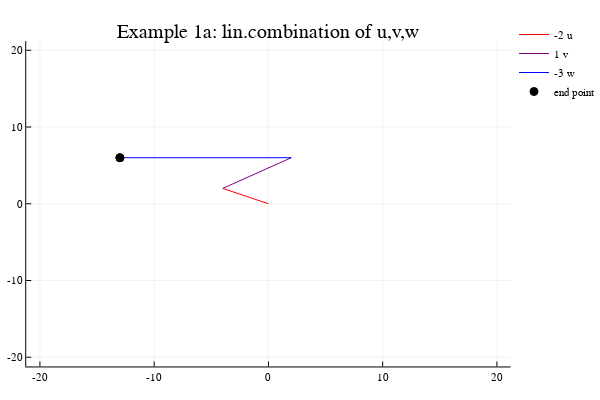

The notebook cell saved with this chart:
### Markdown cell above
## Example 1a.  Plot possible linear combinations using three vectors in $\mathbb{R}^2$

Here, random integer weights ($a_1,a_2$ and $a_3$) between -3 and 3 for the three vectors are chosen.

To see a different randomly generated linear combination, select the following cell by single-clicking anywhere in the gray code area.  Then hit the "Run" button.

### Code cell
# Example 1a
using Plots
plotly()

u=[2,-1]; v=[6,4]; w=[5,0];


a1=rand(-5:5); a2=rand(-3:3); a3=rand(-3:3);
U=u*a1; V=v*a2; W=w*a3;

while abs(U[1]+V[1]+W[1])>20 || abs(U[2]+V[2]+W[2])>20
   a1=rand(-5:5)
    a2=rand(-3:3)
    a3=rand(-3:3)
    U=u*a1 
    V=v*a2
    W=w*a3 
end

xu=[0,U[1]];
yu=[0,U[2]];
plot(xu,yu, title="Example 1a: lin.combination of u,v,w", label="$a1 u", linecolor="red",lims=[-20,20])

xv=[U[1],U[1]+V[1]];
yv=[U[2],U[2]+V[2]];
plot!(xv,yv, linecolor="purple", label="$a2 v")

xw=[U[1]+V[1],U[1]+V[1]+W[1]];
yw=[U[2]+V[2],U[2]+V[2]+W[2]];
plot!(xw,yw, linecolor="blue", label="$a3 w")
scatter!([U[1]+V[1]+W[1], U[1]+V[1]+W[1]],[U[2]+V[2]+W[2],U[2]+V[2]+W[2]], markercolor="black", label="end point")

### Figure 1 — Plotly figure (JSON) as saved in the notebook; plotly's stock layout.template omitted (floating-point values rounded to 4 significant figures)
{"data": [{"colorbar": {"title": ""}, "hoverinfo": "text", "legendgroup": "-2 u", "line": {"color": "rgba(255, 0, 0, 1.000)", "dash": "solid", "shape": "linear", "width": 1}, "mode": "lines", "name": "-2 u", "showlegend": true, "text": [null, null], "type": "scatter", "x": [0, -4], "xaxis": "x1", "y": [0, 2], "yaxis": "y1", "zmax": 0.1, "zmin": -0.1}, {"colorbar": {"title": ""}, "hoverinfo": "text", "legendgroup": "1 v", "line": {"color": "rgba(128, 0, 128, 1.000)", "dash": "solid", "shape": "linear", "width": 1}, "mode": "lines", "name": "1 v", "showlegend": true, "text": [null, null], "type": "scatter", "x": [-4, 2], "xaxis": "x1", "y": [2, 6], "yaxis": "y1", "zmax": 0.1, "zmin": -0.1}, {"colorbar": {"title": ""}, "hoverinfo": "text", "legendgroup": "-3 w", "line": {"color": "rgba(0, 0, 255, 1.000)", "dash": "solid", "shape": "linear", "width": 1}, "mode": "lines", "name": "-3 w", "showlegend": true, "text": [null, null], "type": "scatter", "x": [2, -13], "xaxis": "x1", "y": [6, 6], "yaxis": "y1", "zmax": 0.1, "zmin": -0.1}, {"colorbar": {"title": ""}, "hoverinfo": "text", "legendgroup": "end point", "marker": {"color": "rgba(0, 0, 0, 1.000)", "line": {"color": "rgba(0, 0, 0, 1.000)", "width": 1}, "size": 8, "symbol": "circle"}, "mode": "markers", "name": "end point", "showlegend": true, "text": [null, null], "type": "scatter", "x": [-13, -13], "xaxis": "x1", "y": [6, 6], "yaxis": "y1", "zmax": 0.1, "zmin": -0.1}], "layout": {"annotations": [{"font": {"color": "rgba(0, 0, 0, 1.000)", "family": "sans-serif", "size": 20}, "rotation": 0, "showarrow": false, "text": "Example 1a: lin.combination of u,v,w", "x": 0.5222, "xanchor": "center", "xref": "paper", "y": 1, "yanchor": "top", "yref": "paper"}], "height": 400, "legend": {"bgcolor": "rgba(255, 255, 255, 1.000)", "bordercolor": "rgba(0, 0, 0, 1.000)", "font": {"color": "rgba(0, 0, 0, 1.000)", "family": "sans-serif", "size": 11}, "tracegroupgap": 0, "x": 1, "y": 1}, "margin": {"b": 20, "l": 0, "r": 0, "t": 20}, "paper_bgcolor": "rgba(255, 255, 255, 1.000)", "plot_bgcolor": "rgba(255, 255, 255, 1.000)", "showlegend": true, "width": 600, "xaxis": {"anchor": "y1", "domain": [0.05101, 0.9934], "gridcolor": "rgba(0, 0, 0, 0.100)", "gridwidth": 0.5, "linecolor": "rgba(0, 0, 0, 1.000)", "mirror": false, "range": [-21.2, 21.2], "showgrid": true, "showline": true, "showticklabels": true, "tickangle": 0, "tickcolor": "rgb(0, 0, 0)", "tickfont": {"color": "rgba(0, 0, 0, 1.000)", "family": "sans-serif", "size": 11}, "tickmode": "array", "ticks": "inside", "ticktext": ["-20", "-10", "0", "10", "20"], "tickvals": [-20, -10, 0, 10, 20], "title": "", "titlefont": {"color": "rgba(0, 0, 0, 1.000)", "family": "sans-serif", "size": 15}, "type": "-", "visible": true, "zeroline": false, "zerolinecolor": "rgba(0, 0, 0, 1.000)"}, "yaxis": {"anchor": "x1", "domain": [0.03762, 0.9415], "gridcolor": "rgba(0, 0, 0, 0.100)", "gridwidth": 0.5, "linecolor": "rgba(0, 0, 0, 1.000)", "mirror": false, "range": [-21.2, 21.2], "showgrid": true, "showline": true, "showticklabels": true, "tickangle": 0, "tickcolor": "rgb(0, 0, 0)", "tickfont": {"color": "rgba(0, 0, 0, 1.000)", "family": "sans-serif", "size": 11}, "tickmode": "array", "ticks": "inside", "ticktext": ["-20", "-10", "0", "10", "20"], "tickvals": [-20, -10, 0, 10, 20], "title": "", "titlefont": {"color": "rgba(0, 0, 0, 1.000)", "family": "sans-serif", "size": 15}, "type": "-", "visible": true, "zeroline": false, "zerolinecolor": "rgba(0, 0, 0, 1.000)"}}}
